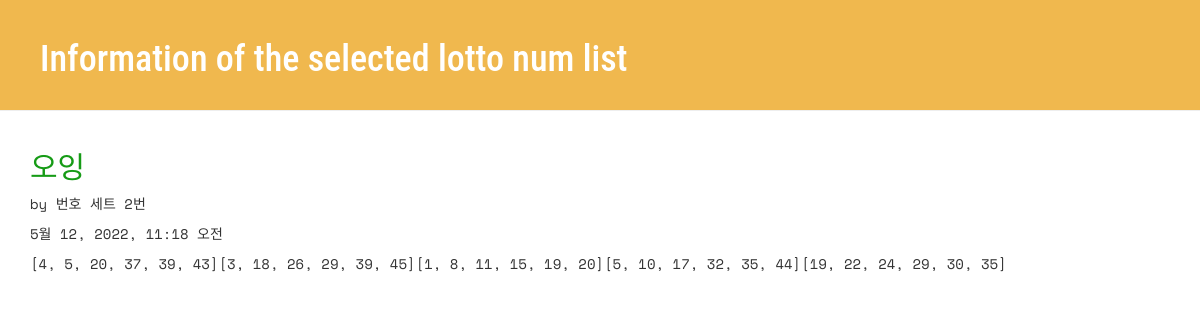
Page /lotto/2/detail/ on the committed database.
### lotto/models.py (models this page shows, shortened)
class GuessNumbers(models.Model):
    name = models.CharField(max_length=24) # 로또 번호 리스트의 이름
    text = models.CharField(max_length=255) # 로또 번호 리스트에 대한 설명
    lottos = models.CharField(max_length=255, default='[1, 2, 3, 4, 5, 6]') # 로또 번호들이 담길 str
    num_lotto = models.IntegerField(default=5) # 6개 번호 set의 갯수
    update_date = models.DateTimeField()

### lotto/views.py (the view)
# urls.py: path('lotto/<int:lottokey>/detail/', views.detail, name='detail'),
def detail(request, lottokey):
    lotto = GuessNumbers.objects.get(pk=lottokey)  # pk자리에 id써도 똑같음
    return render(request, "lotto/detail.html", {"lotto":lotto})

### lotto/templates/lotto/detail.html (shortened to what this page needs)
<!DOCTYPE html>
{% load static %}
<html lang="ko">
<head>
  <link rel="stylesheet" href="//maxcdn.bootstrapcdn.com/bootstrap/3.2.0/css/bootstrap.min.css">
  <link rel="stylesheet" href="//maxcdn.bootstrapcdn.com/bootstrap/3.2.0/css/bootstrap-theme.min.css">
  <link rel="stylesheet" href="{% static 'css/lotto.css'%}">
</head>
<body>
  <div class="page-header">
  <h1>Information of the selected lotto num list</h1>
  </div>
  <div class="container lotto">
    <h2>{{ lotto.text }}</h2>
    <p> by {{ lotto.name }}</p>
    <p> {{ lotto.update_date }}</p>
    <p> {{ lotto.lottos | linebreaksbr }}</p>
  </div>
</body>
</html>

### lotto/static/css/lotto.css (style rules this page uses)
.page-header { background-color: #f0b84e; margin-top: 0; padding: 20px 20px 20px 40px; font-family: 'Koulen', cursive; }
.page-header h1 { color: #FFFFFF; font-family: 'Roboto Condensed', sans-serif; }
.container { font-family: 'Space Mono', monospace; }
.container h2 { color: #169b16; font-family: 'Koulen', cursive; }

### rows in the picture
GuessNumbers: text "오잉", name "번호 세트 2번", update_date "5월 12, 2022, 11:18 오전", lottos "[4, 5, 20, 37, 39, 43][3, 18, 26, 29, 39, 45][1, 8, 11, 15, 19, 20][5, 10, 17, 32, 35, 44][19, 22, 24, 29, 30, 35]"
